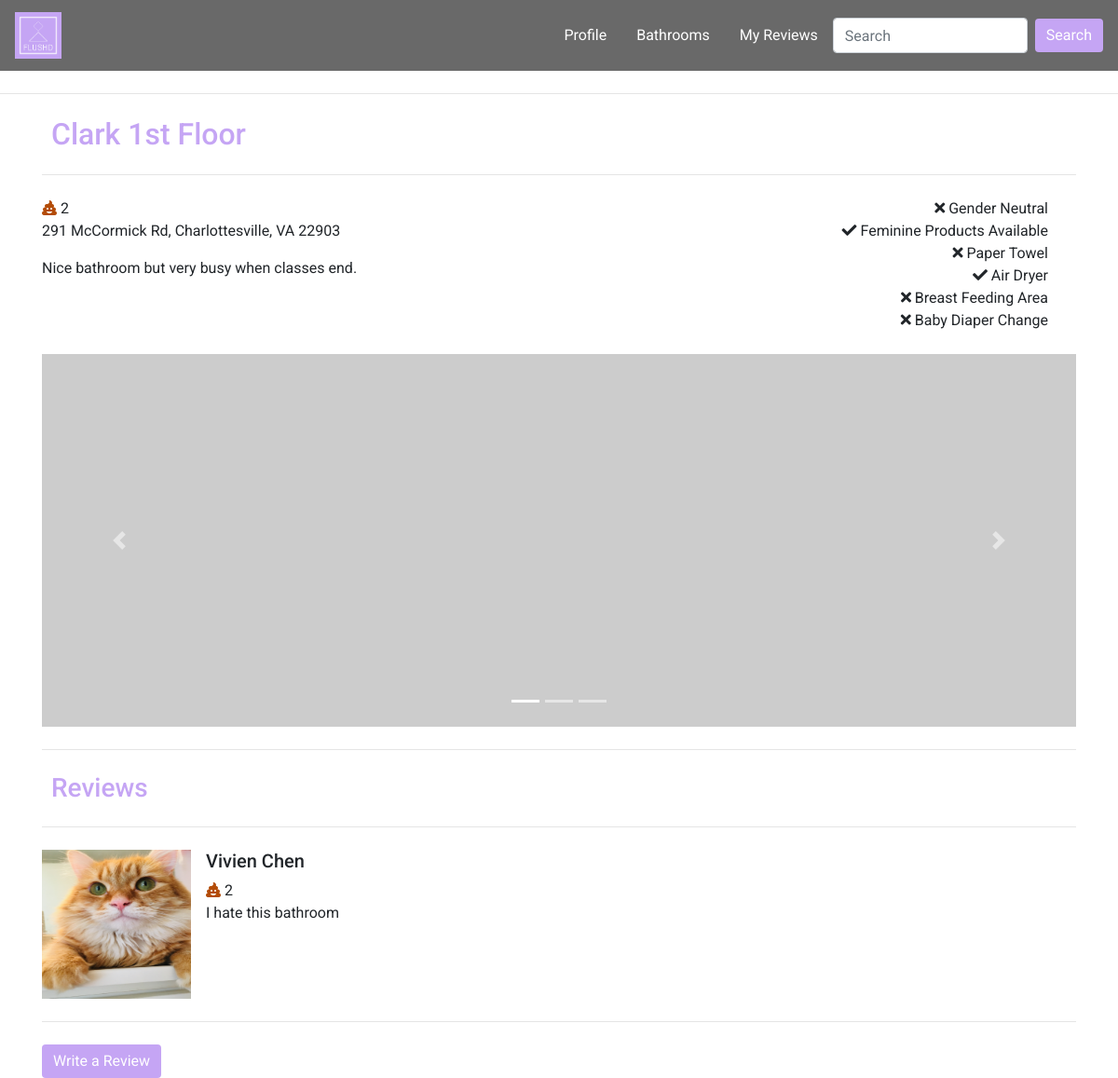
The app's page /bathroom-detail.php?bID=4 with its own data.
### tables this page shows
CREATE TABLE `bathrooms` (
  `ID` int(6) NOT NULL,
  `bTitle` varchar(100) NOT NULL,
  `bDesc` varchar(300) NOT NULL,
  `bLoc` varchar(200) NOT NULL,
  `AvgRating` float DEFAULT '0',
  `GenderNeutral` tinyint(1) NOT NULL DEFAULT '0',
  `FemProducts` tinyint(1) NOT NULL DEFAULT '0',
  `PaperTowel` tinyint(1) NOT NULL DEFAULT '0',
  `AirDryer` tinyint(1) NOT NULL DEFAULT '0',
  `BreastFeed` tinyint(1) NOT NULL DEFAULT '0',
  `Diaper` tinyint(1) NOT NULL DEFAULT '0'
);

CREATE TABLE `reviews` (
  `ID` int(6) NOT NULL,
  `uID` int(6) NOT NULL,
  `bID` int(6) NOT NULL,
  `title` varchar(100) NOT NULL,
  `rDesc` varchar(300) NOT NULL,
  `rating` int(2) NOT NULL
);

CREATE TABLE `users` (
  `ID` int(6) NOT NULL,
  `firstname` varchar(50) NOT NULL,
  `lastname` varchar(50) NOT NULL,
  `username` varchar(50) NOT NULL,
  `email` varchar(100) NOT NULL,
  `pwd` varchar(100) NOT NULL,
  `reg_date` timestamp NOT NULL DEFAULT CURRENT_TIMESTAMP COMMENT 'date the user registered',
  `profilepic` varchar(100) DEFAULT NULL,
  `admin` tinyint(1) NOT NULL DEFAULT '0'
);

### bathroom-detail.php (the view, shortened to what this page needs)
<!DOCTYPE html>
<html lang="en">
    <head>
        <link rel="stylesheet" href="https://maxcdn.bootstrapcdn.com/bootstrap/4.2.1/css/bootstrap.min.css" />
        <link rel="stylesheet" href="styles/style.css">
        <link rel="stylesheet" href="styles/bathroom-profile.css">
        <link rel="stylesheet" href="styles/user-home-style.css">
        <link rel="stylesheet" href="https://use.fontawesome.com/releases/v5.7.2/css/all.css">
    </head>
<?php
$bID = (int) $_GET['bID'];
$servername = "localhost";
$username = "root";
$password = "";
$dbname = "flushd";
$conn = new mysqli($servername, $username, $password, $dbname);
$get_bath_detail = "SELECT bTitle, AvgRating, bLoc, bDesc
FROM bathrooms B
WHERE ID=$bID";
$result = $conn->query($get_bath_detail);
if ($result -> num_rows > 0) {
    $row = $result->fetch_assoc();
    extract($row);
} else {
    echo 'No results';
}
$get_reviews = "SELECT R.ID, R.title, R.uID, R.rDesc, R.rating, U.firstname, U.lastname, U.profilepic
FROM bathrooms B
INNER JOIN reviews R ON R.bID = B.ID
INNER JOIN users U ON R.uID = U.ID
WHERE R.bID=$bID";
$reviews = null;
$result = $conn->query($get_reviews);
if ($result -> num_rows > 0) {
    while($row = $result->fetch_assoc()) {
        extract($row);
        $reviews[] = array('rID'=>$ID,'rTitle'=>$title, 'rDesc'=>$rDesc, 'rating'=>$rating, 'uID'=>$uID,
         'fname'=>$firstname, 'lname'=>$lastname, 'profilepic'=>$profilepic);
    }
}
?>
    <body>
        <nav class="navbar sticky-top navbar-expand-lg" id="mainNav">
            <a class="navbar-brand" href="user-home.html">
              <img src="images/FLUSHD_logo.PNG" width="50" height="50" class="d-inline-block align-top" alt="logo">
            </a>
            <div class="collapse navbar-collapse justify-content-end" id="collapsibleNavbar">
                <ul class="nav nav-pills">
                    <li class="nav-item">
                      <a class="nav-link" id="profile-link" href="user-profile.php">Profile</a>
                    </li>
                    <li class="nav-item">
                        <a class="nav-link" id="bathroom-link" href="bathroom-index.html">Bathrooms</a>
                    </li>
                    <li class="nav-item">
                      <a class="nav-link" id="reviews-link" href="#">My Reviews</a>
                    </li>
                </ul>
                <form class="form-inline my-2 my-lg-0">
                    <input class="form-control mr-sm-2" type="search" placeholder="Search" aria-label="Search">
                    <button class="btn btn-outline-success my-2 my-sm-0" type="submit">Search</button>
                </form>
            </div>
        </nav>
        <hr class="my-4">
        <div class="container" id="bathroomInfo">
            <h2 id="bathroom-title"><?php echo $bTitle;?></h2>
            <hr class="my-4">
            <div class="row">
                <div class="col left-col">
                        <span class="fas fa-poo checked" id="poo-rating1"></span>
                        <span id="avg-rating"><?php echo round($AvgRating, 2); ?></span>
                        <p id="bath-address"><?php echo $bLoc;?></p>
                        <p id="bath-desc"><?php echo $bDesc?></p>
                </div>
                <div class="col right-col">
                    <i class="<?php $xml=simplexml_load_file("bathrooms.xml") or die("Error: Cannot create object");
                        if($xml->bath[$bID]->GenderNeutral == 1) {echo 'fas fa-check';} else{echo 'fas fa-times';} ?>" id="gender-icon"></i><span> Gender Neutral</span><br>
                    <i class="<?php $xml=simplexml_load_file("bathrooms.xml") or die("Error: Cannot create object");
                        if($xml->bath[$bID]->FemProducts == 1) {echo 'fas fa-check';} else{echo 'fas fa-times';} ?>" id="fem-icon"></i><span> Feminine Products Available</span><br>
                    <i class="<?php $xml=simplexml_load_file("bathrooms.xml") or die("Error: Cannot create object");
                        if($xml->bath[$bID]->PaperTowel == 1) {echo 'fas fa-check';} else{echo 'fas fa-times';} ?>" id="paper-icon"></i><span> Paper Towel</span><br>
                    <i class="<?php $xml=simplexml_load_file("bathrooms.xml") or die("Error: Cannot create object");
                        if($xml->bath[$bID]->AirDryer == 1) {echo 'fas fa-check';} else{echo 'fas fa-times';} ?>" id="air-icon"></i><span> Air Dryer</span><br>
                    <i class="<?php $xml=simplexml_load_file("bathrooms.xml") or die("Error: Cannot create object");
                        if($xml->bath[$bID]->BreastFeed == 1) {echo 'fas fa-check';} else{echo 'fas fa-times';} ?>" id="breast-icon"></i><span> Breast Feeding Area</span><br>
                    <i class="<?php $xml=simplexml_load_file("bathrooms.xml") or die("Error: Cannot create object");
                        if($xml->bath[$bID]->Diaper == 1) {echo 'fas fa-check';} else{echo 'fas fa-times';} ?>" id="diaper-icon"></i><span> Baby Diaper Change</span><br>
                </div>
            </div>
            <br>
            <div id="bathroomPics" class="carousel slide" data-ride="carousel">
                <ol class="carousel-indicators">
                    <li data-target="#bathroomPics" data-slide-to="0" class="active"></li>
                    <li data-target="#bathroomPics" data-slide-to="1"></li>
                    <li data-target="#bathroomPics" data-slide-to="2"></li>
              </ol>
                <div class="carousel-inner">
                    <div class="carousel-item active">
                        <img src="http://placehold.it/150x150" class="d-block w-100" alt="pic1">
                    </div>
                </div>
                <a class="carousel-control-prev" href="#bathroomPics" role="button" data-slide="prev">
                    <span class="carousel-control-prev-icon" aria-hidden="true"></span>
                </a>
                <a class="carousel-control-next" href="#bathroomPics" role="button" data-slide="next">
                    <span class="carousel-control-next-icon" aria-hidden="true"></span>
                </a>
            </div>
            <hr class="my-4">
        </div>
        <div class="container" id='reviews'>
            <h3>Reviews</h3>
            <div class="review-container">
            <hr class="my-4">
            <?php
            if ($reviews != null) {
            foreach ($reviews as $review) { ?>
            <div class="review">
            <div class="media">
                <img src="<?php if ($review['profilepic'] != null) {echo $review['profilepic'];} else {echo 'images/defaulticon.png';}?>"
                style="width: 10rem; height: 10rem;" class="align-self-start mr-3 image-fluid" alt="...">
                <div class="media-body">
                    <h5 class="mt-0"><?php echo $review['fname'] . ' ' . $review['lname'];?></h5>
                    <span class="fas fa-poo checked"></span><span class="usr-rating"> <?php echo $review['rating'] ?> </span>
                    <p><?php echo $review['rDesc'] ?></p>
                </div>
            </div>
            <hr class="my-4">
            </div>
            <?php }
            } else {echo 'No reviews';} ?>
            </div>
        </div>
        <div class="container">
            <a href="submit-review.php" class="btn btn-primary" id="reviewFormSubmitBtn">Write a Review</a>
        </div>
    </body>
</html>

### styles/style.css (style rules this page uses)
.btn { font-family: "Roboto", sans-serif; background:#C5A5F4; border:#C5A5F4; }
a { font-family: "Roboto", sans-serif; color:#C5A5F4; }
h2 { font-family: "Roboto", sans-serif; color:#C5A5F4; padding-left: 10px; }
h3 { font-family: "Roboto", sans-serif; color:#C5A5F4; padding-left: 10px; }
#mainNav { font-family: "Roboto", sans-serif; background-color: rgb(105, 105, 105); }
#mainNav a { font-family: "Roboto", sans-serif; color:white; }
body { position:relative; font-family: "Roboto", sans-serif; }
html { scroll-behavior: smooth; }
* { box-sizing: border-box; }
.row { width: 100%; }

### styles/bathroom-profile.css (style rules this page uses)
.carousel-inner { width:100%; max-height: 400px !important; }
.d-block { width:100%; }
.checked { color:rgb(179, 76, 8); }
.left-col { text-align: left; }
.right-col { text-align: right; }

### styles/user-home-style.css (style rules this page uses)
.btn { color:white; }

### records on screen
bathrooms: bTitle "Clark 1st Floor", AvgRating "2", bLoc "291 McCormick Rd, Charlottesville, VA 22903", bDesc "Nice bathroom but very busy when classes end."
reviews: uID.profilepic (picture), uID.firstname "Vivien", uID.lastname "Chen", rating "2", rDesc "I hate this bathroom"
